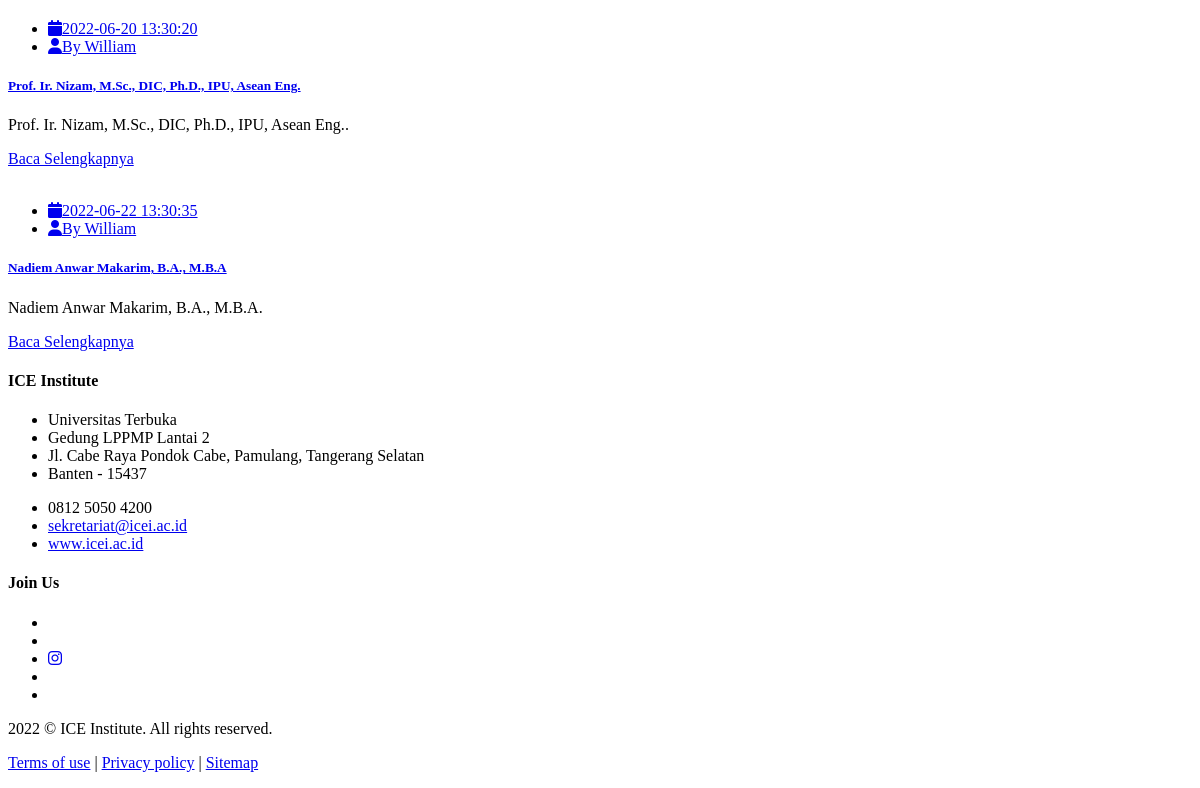
The app's page /index.php/home/kursus (lower part), older data.
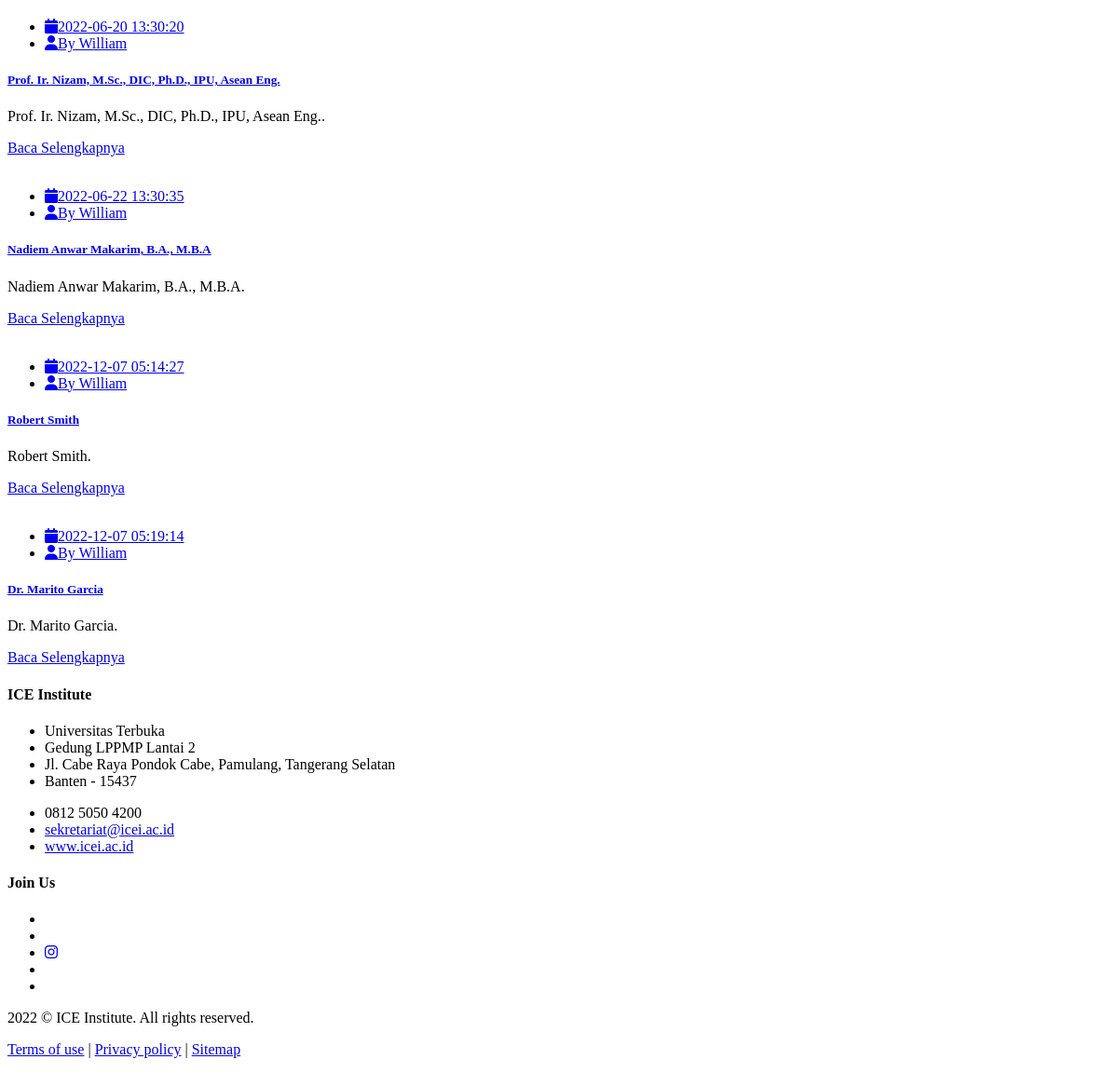
The same page, newer data.
### tables this page shows
CREATE TABLE `tb_blog` (
  `id_blog` varchar(64) NOT NULL,
  `title` varchar(255) NOT NULL,
  `slug_title` varchar(255) NOT NULL,
  `meta` text NOT NULL,
  `description` text NOT NULL,
  `tags` varchar(200) NOT NULL,
  `id_kategori` int(11) NOT NULL,
  `id_sub` int(11) NOT NULL,
  `id_user` int(11) NOT NULL,
  `status` enum('draft','post','delete','') NOT NULL,
  `image` varchar(255) NOT NULL DEFAULT 'default.jpg',
  `create_ad` timestamp NULL DEFAULT NULL,
  `update_ad` timestamp NULL DEFAULT CURRENT_TIMESTAMP,
  `visit` int(5) NOT NULL
);

### application/views/frontand/setup/konek.php (called while the page is built)
<?php
require_once('head.php');
require_once('header.php');
require_once('content.php');
require_once('footer.php');

### application/controllers/Home.php (called while the page is built, shortened)
<?php
class Home extends CI_Controller {
	   public function __construct()
    {
        $this->load->model("Slide_m");
        $this->load->model('Blog_m');
    }
		public function kursus()
	{
			 $slide= $this->Slide_m->getAktif();
			  $partner= $this->Blog_m->getAwal();
			   $event= $this->Blog_m->getEvent();
			      $people= $this->Blog_m->getPeople();
			       $about= $this->Blog_m->getAbout();
			        $berita= $this->Blog_m->getBerita();
			        $profilmenu= $this->Blog_m->getProfil();
			        $kursus= $this->Blog_m->getKursus();
			        $kegiatanmenu= $this->Blog_m->getKegiatan();
	  $data  = array('x' => 'kursus',
	  	 					'slide'=>$slide,
                             'partner'=>$partner,
                             'berita'=>$berita,
                             'event'=>$event,
                             'people'=>$people,
                             'about'=>$about,
                             'kursus'=>$kursus,
                               'kegiatanmenu'=>$kegiatanmenu,
                             'profilmenu'=>$profilmenu,
                            'isi'=>'frontand/page/kursus' );
            $this->load->view('frontand/setup/konek',$data);
	}
}

### index.php (called while the page is built, shortened)
<?php
require_once BASEPATH.'core/CodeIgniter.php';

### application/views/frontand/setup/content.php (called while the page is built)
<?php
if ($isi){
	$this->load->view($isi);
}

### application/models/Blog_m.php (called while the page is built, shortened)
<?php defined('BASEPATH') OR exit('No direct script access allowed');
class Blog_m extends CI_Model
{
        public function getAwal()
    {
      $this->db->select('tb_blog.id_blog,tb_blog.slug_title,tb_blog.title,tb_blog.status,tb_blog.create_ad,tb_blog.update_ad,tb_blog.description,tb_blog.tags,tb_kategori.nama_kategori,tb_blog.id_kategori,tb_blog.id_sub,tb_sub_kategori.nama_sub,tb_blog.image,tb_blog.meta');
          $this->db->where('tb_blog.status = "post"');
          $this->db->where('tb_blog.id_kategori = "10"');
            $this->db->order_by('rand()');
        $this->db->join('tb_kategori','tb_kategori.id_kategori=tb_blog.id_kategori');
        $this->db->join('tb_sub_kategori','tb_sub_kategori.id_sub=tb_blog.id_sub');
        $query=$this->db->get('tb_blog');
        return $query->result();
    }
        public function getProfil()
    {
      $this->db->select('tb_blog.id_blog,tb_blog.slug_title,tb_blog.title,tb_blog.status,tb_blog.create_ad,tb_blog.update_ad,tb_blog.description,tb_blog.tags,tb_kategori.nama_kategori,tb_blog.id_kategori,tb_blog.id_sub,tb_sub_kategori.nama_sub,tb_blog.image,tb_blog.meta');
          $this->db->where('tb_blog.status = "post"');
          $this->db->where('tb_blog.id_kategori = "6"');
            $this->db->order_by('rand()');
        $this->db->join('tb_kategori','tb_kategori.id_kategori=tb_blog.id_kategori');
        $this->db->join('tb_sub_kategori','tb_sub_kategori.id_sub=tb_blog.id_sub');
        $query=$this->db->get('tb_blog');
        return $query->result();
    }
        public function getKegiatan()
    {
    $this->db->select('tb_sub_kategori.id_sub,tb_sub_kategori.nama_sub,tb_sub_kategori.slug_sub,tb_sub_kategori.id_kategori,tb_kategori.nama_kategori');
    $this->db->join('tb_kategori','tb_sub_kategori.id_kategori=tb_kategori.id_kategori');
    $this->db->where('tb_kategori.id_kategori = "7"');
    $this->db->from('tb_sub_kategori');
    $query=$this->db->get();
    return $query->result();
    }
        public function getEvent()
    {
           $this->db->select('tb_blog.id_blog,tb_blog.slug_title,tb_blog.title,tb_blog.status,tb_blog.create_ad,tb_blog.update_ad,tb_blog.description,tb_blog.tags,tb_kategori.nama_kategori,tb_blog.id_kategori,tb_blog.id_sub,tb_sub_kategori.nama_sub,tb_blog.image,tb_blog.meta');
            $this->db->where('tb_blog.status = "post"');
          $this->db->where('tb_blog.id_sub = "10"');
          $this->db->order_by('tb_blog.create_ad', 'DESC');
        $this->db->join('tb_kategori','tb_kategori.id_kategori=tb_blog.id_kategori');
        $this->db->join('tb_sub_kategori','tb_sub_kategori.id_sub=tb_blog.id_sub');
        $query=$this->db->get('tb_blog');
        return $query->result();
    }
        public function getKursus()
    {
      $this->db->select('tb_blog.id_blog,tb_blog.slug_title,tb_blog.title,tb_blog.status,tb_blog.create_ad,tb_blog.update_ad,tb_blog.description,tb_blog.tags,tb_kategori.nama_kategori,tb_blog.id_kategori,tb_blog.id_sub,tb_sub_kategori.nama_sub,tb_blog.image,tb_blog.meta');
          $this->db->where('tb_blog.status = "post"');
          $this->db->where('tb_blog.id_kategori = "9"');
        $this->db->join('tb_kategori','tb_kategori.id_kategori=tb_blog.id_kategori');
        $this->db->join('tb_sub_kategori','tb_sub_kategori.id_sub=tb_blog.id_sub');
        $query=$this->db->get('tb_blog');
        return $query->result();
    }
        public function getPeople()
    {
      $this->db->select('tb_blog.id_blog,tb_blog.slug_title,tb_blog.title,tb_blog.status,tb_blog.create_ad,tb_blog.update_ad,tb_blog.description,tb_blog.tags,tb_kategori.nama_kategori,tb_blog.id_kategori,tb_blog.id_sub,tb_sub_kategori.nama_sub,tb_blog.image,tb_blog.meta');
          $this->db->where('tb_blog.status = "post"');
          $this->db->where('tb_blog.id_kategori = "9"');
        $this->db->join('tb_kategori','tb_kategori.id_kategori=tb_blog.id_kategori');
        $this->db->join('tb_sub_kategori','tb_sub_kategori.id_sub=tb_blog.id_sub');
        $query=$this->db->get('tb_blog');
        return $query->result();
    }
        public function getAbout()
    {
      $this->db->select('tb_blog.id_blog,tb_blog.slug_title,tb_blog.title,tb_blog.status,tb_blog.create_ad,tb_blog.update_ad,tb_blog.description,tb_blog.tags,tb_kategori.nama_kategori,tb_blog.id_kategori,tb_blog.id_sub,tb_sub_kategori.nama_sub,tb_blog.image,tb_blog.meta');
          $this->db->where('tb_blog.status = "post"');
          $this->db->where('tb_blog.id_sub = "5"');
          $this->db->limit(1);
        $this->db->join('tb_kategori','tb_kategori.id_kategori=tb_blog.id_kategori');
        $this->db->join('tb_sub_kategori','tb_sub_kategori.id_sub=tb_blog.id_sub');
        $query=$this->db->get('tb_blog');
        return $query->result();
    }
        public function getBerita()
    {
      $this->db->select('tb_blog.id_blog,tb_blog.slug_title,tb_blog.title,tb_blog.status,tb_blog.create_ad,tb_blog.update_ad,tb_blog.description,tb_blog.tags,tb_kategori.nama_kategori,tb_blog.id_kategori,tb_blog.id_sub,tb_sub_kategori.nama_sub,tb_blog.image,tb_blog.meta');
          $this->db->where('tb_blog.status = "post"');
          $this->db->where('tb_blog.id_kategori= "8"');
          $this->db->limit(3);
          $this->db->order_by('tb_blog.create_ad', 'DESC');
        $this->db->join('tb_kategori','tb_kategori.id_kategori=tb_blog.id_kategori');
        $this->db->join('tb_sub_kategori','tb_sub_kategori.id_sub=tb_blog.id_sub');
        $query=$this->db->get('tb_blog');
        return $query->result();
    }
}

### application/views/frontand/page/kursus.php (the view, shortened to what this page needs)
 <div class="page-content bg-white">
     <div class="content-block">
<div class="section-area section-sp1">
	<div class="container">
		<div class="ttr-blog-grid-3 row" id="masonry">
			<?php foreach ($kursus as $key ) {?>
			<div class="post action-card col-lg-4 col-md-6 col-sm-12 col-xs-12 m-b40">
				<div class="recent-news">
					<div class="action-box">
					</div>
					<div class="info-bx">
						<ul class="media-post">
							<li><a href="#"><i class="fa fa-calendar"></i><?php echo $key->create_ad;?></a></li>
							<li><a href="#"><i class="fa fa-user"></i>By William</a></li>
						</ul>
						<h5 class="post-title"><a href="blog-details.html"><?php echo $key->title;?></a></h5>
						<p><?php echo $key->meta;?>.</p>
						<div class="post-extra">
							<a href="<?php echo base_url()?>home/about/<?php echo $key->slug_title;?>" class="btn-link">Baca Selengkapnya</a>
						</div>
					</div>
				</div>
			</div>
		<?php };?>
		</div>
	</div>
</div>
     </div>
 </div>

### application/views/frontand/setup/head.php (shortened to what this page needs)
<!doctype html>
<html lang="id">
<head>
    <link rel="stylesheet" href="<?php echo base_url()?>assets/new/css/style.css">
    <link rel="stylesheet" href="https://cdnjs.cloudflare.com/ajax/libs/slick-carousel/1.8.1/slick.css" />
    <link rel="stylesheet" href="https://cdnjs.cloudflare.com/ajax/libs/slick-carousel/1.8.1/slick-theme.css" />
    <link rel="stylesheet" href="https://cdnjs.cloudflare.com/ajax/libs/material-design-iconic-font/2.2.0/css/material-design-iconic-font.min.css">
    <link rel="stylesheet" href="<?php echo base_url()?>assets/css/flickity.min.css">
    <link rel="stylesheet" href="https://cdnjs.cloudflare.com/ajax/libs/font-awesome/6.1.1/css/all.min.css" />
    <link rel="stylesheet" href="<?php echo base_url()?>assets/new/css/style.css?ver=1.2">
</head>

### application/views/frontand/setup/header.php (shortened to what this page needs)
<body class="overflow-x-hidden" id="main">
   <nav class="w-full fixed bg-white z-20 shadow">
        <div class="flex container mx-auto px-5 lg:px-5 py-1 justify-center lg:justify-between">

### application/views/frontand/setup/footer.php (shortened to what this page needs)
        <div class="bg-gray-50 lg:rounded-t-[10rem] rounded-t-[4rem] pt-10">
<div class="container px-5 lg:px-20 mx-auto flex flex-col lg:flex-row mt-12 lg:mt-24">
    <div class="w-full lg:w-5/6">
        <h4 class="inline text-red-primary font-darker-grotesque -mt-2 font-bold text-2xl">ICE Institute</h4>
        <ul class="mt-1">
            <li class="-mt-1 font-darker-grotesque">Universitas Terbuka</li>
            <li class="-mt-1 font-darker-grotesque">Gedung LPPMP Lantai 2
            </li>
            <li class="-mt-1 font-darker-grotesque">Jl. Cabe Raya Pondok Cabe, Pamulang,
Tangerang Selatan </li>
            <li class="-mt-1 font-darker-grotesque">Banten - 15437</li>
        </ul>
        <ul class="mt-3">
            <li class="-mt-1 font-darker-grotesque"><i class="mr-2 zmdi zmdi-phone"></i> 0812 5050 4200</li>
            <li class="-mt-1 underline font-darker-grotesque"><a href="mailto:sekretariat@icei.ac.id"><i class="mr-2 zmdi zmdi-email"></i>sekretariat@icei.ac.id</a></li>
            <li class="-mt-1 font-darker-grotesque"><a href="https://www.icei.ac.id" target="_blank"><i class="mr-2 zmdi zmdi-globe-alt"></i> www.icei.ac.id</a></li>
        </ul>
    </div>
    <div class="w-5/6 mx-auto lg:mx-0 lg:w-1/6 flex mt-10 lg:mt-0 flex-col">
        <h4 class="font-bold text-center font-darker-grotesque">Join Us</h4>
        <ul class="flex justify-between mt-3">
            <li><a href="https://www.facebook.com/ice.institut"><i class="text-red-primary text-3xl zmdi zmdi-facebook"></i></a></li>
            <li><a href="https://www.youtube.com/channel/UC2tFtypIqAUXk3FK6V4a5cg"><i class="text-red-primary text-3xl zmdi zmdi-youtube-play"></i></a></li>
            <li><a href="https://www.instagram.com/accounts/login/?next=/ice.institute/"><i class="text-red-primary text-3xl fa-brands fa-instagram"></i></a></li>
            <li><a href="https://twitter.com/ice_institute_"><i class="text-red-primary text-3xl zmdi zmdi-twitter"></i></a></li>
            <li><a href="https://cdn3.iconfinder.com/data/icons/free-social-icons/67/linkedin_circle_color-128.png"><i class="text-red-primary text-3xl zmdi zmdi-linkedin"></i></a></li>
        </ul>
    </div>
</div>
<div class="container mt-12 lg:mt-24 pb-8 px-5 lg:px-20 mx-auto relative">
    <p class="text-center font-darker-grotesque">2022 &copy; ICE Institute. All rights reserved.</p>
    <p class="lg:absolute flex justify-center mt-1 lg:mt-0 lg:justify-end items-center top-0 right-0">
        <a class="font-darker-grotesque" href="<?php echo base_url()?>terms">Terms of use</a>
        <span class="mx-1">|</span>
        <a class="font-darker-grotesque" href="<?php echo base_url()?>privacy">Privacy policy</a>
        <span class="mx-1">|</span>
        <a class="font-darker-grotesque" href="<?php echo base_url()?>sitemap.xml">Sitemap</a>
    </p>
</div>
    </div>
</body>
</html>

Row changes from the older to the newer data that the page shows:
added tb_blog: create_ad "2022-12-07 05:14:27", title "Robert Smith", meta "Robert Smith"
added tb_blog: create_ad "2022-12-07 05:19:14", title "Dr. Marito Garcia", meta "Dr. Marito Garcia"
